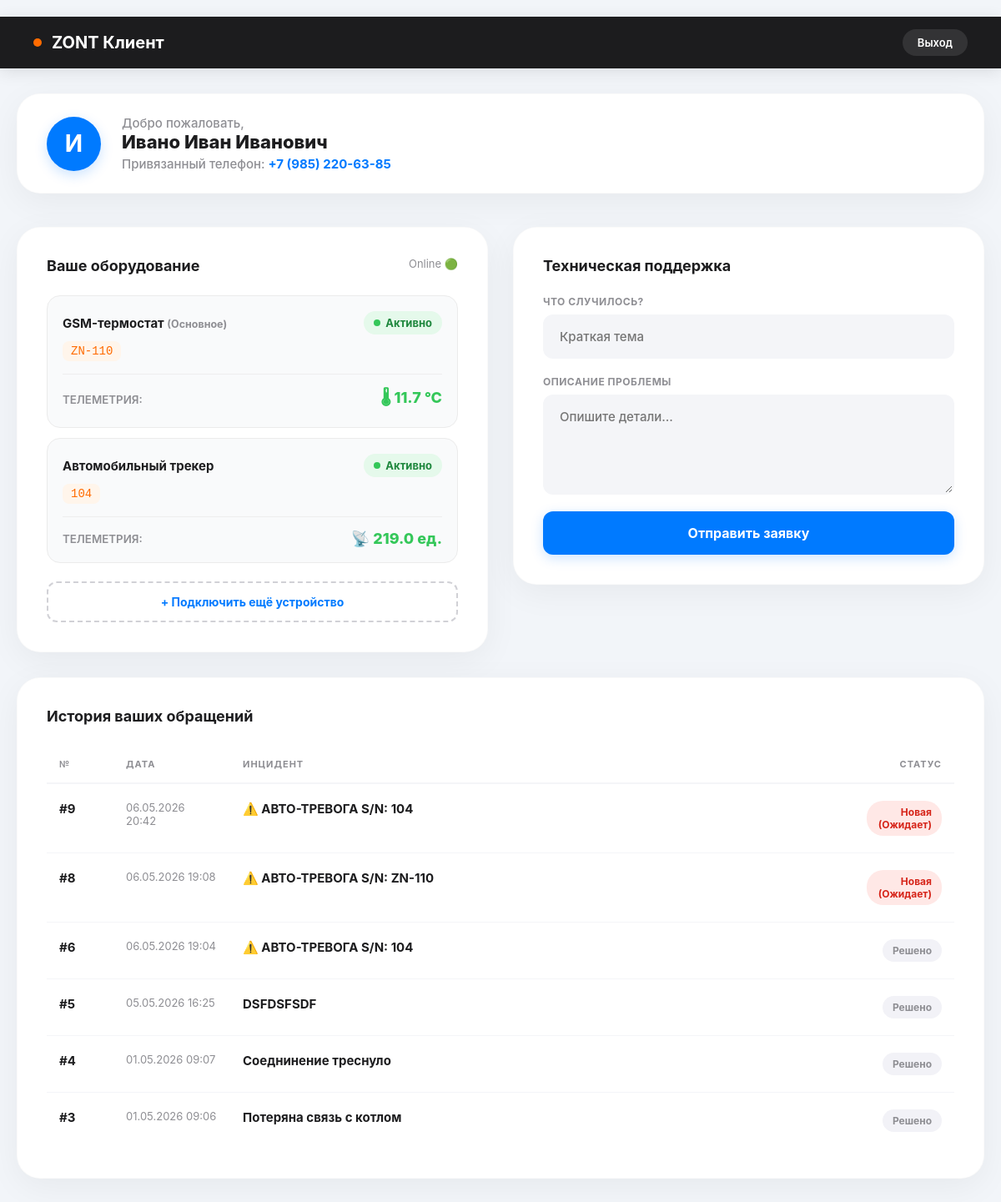
/dashboard/ (signed in), run on the app's committed database.
### monitoring/models.py (models this page shows, shortened)
class Profile(models.Model):
    user = models.OneToOneField(User, on_delete=models.CASCADE)
    fio = models.CharField(max_length=255, verbose_name="ФИО")
    phone = models.CharField(max_length=20, verbose_name="Телефон")
    DEVICE_TYPES = [
        ('thermostat', 'GSM-термостат'),
        ('controller', 'Контроллер отопления'),
        ('tracker', 'Автомобильный трекер'),
        ('security', 'Охранная система'),
    ]
    device_type = models.CharField(max_length=50, choices=DEVICE_TYPES, verbose_name="Тип оборудования")
    serial_number = models.CharField(max_length=100, verbose_name="Серийный номер")
    is_approved = models.BooleanField(default=False, verbose_name="Аккаунт подтвержден")
    last_metric = models.FloatField(null=True, blank=True, verbose_name="Последняя метрика")
    last_metric_time = models.DateTimeField(auto_now=True, null=True)

class ClientDevice(models.Model):
    DEVICE_CHOICES = [
        ('thermostat', 'GSM-термостат'),
        ('controller', 'Контроллер отопления'),
        ('tracker', 'Автомобильный трекер'),
        ('security', 'Охранная система'),
    ]
    user = models.ForeignKey(User, on_delete=models.CASCADE, related_name='additional_devices')
    device_type = models.CharField(max_length=50, choices=DEVICE_CHOICES)
    serial_number = models.CharField(max_length=100, unique=True)
    added_at = models.DateTimeField(auto_now_add=True)
    last_metric = models.FloatField(null=True, blank=True, verbose_name="Последняя метрика")
    last_metric_time = models.DateTimeField(auto_now=True, null=True)

class SupportTicket(models.Model):
    STATUS_CHOICES = [
        ('new', 'Новая (Ожидает)'),
        ('in_progress', 'В работе у инженера'),
        ('resolved', 'Решено'),
    ]
    user = models.ForeignKey(User, on_delete=models.CASCADE, verbose_name="Пользователь")
    title = models.CharField(max_length=200, verbose_name="Краткая суть проблемы")
    description = models.TextField(verbose_name="Подробное описание")
    status = models.CharField(max_length=20, choices=STATUS_CHOICES, default='new', verbose_name="Статус")
    created_at = models.DateTimeField(auto_now_add=True, verbose_name="Дата создания")

### monitoring/views.py (the view, shortened to what this page needs)
# urls.py: path('dashboard/', views.dashboard_view, name='dashboard'),
@login_required(login_url='/')
def dashboard_view(request):
    if request.user.is_superuser:
        return redirect('admin_dashboard')
    try:
        profile = Profile.objects.get(user=request.user)
    except Profile.DoesNotExist:
        messages.error(request, "Профиль оборудования не найден.")
        return redirect('login')
    if not profile.is_approved:
        return render(request, 'not_approved.html')
    user_tickets = SupportTicket.objects.filter(user=request.user).order_by('-created_at')
    return render(request, 'dashboard.html', {'profile': profile, 'tickets': user_tickets})

### templates/dashboard.html (shortened to what this page needs)
﻿<!DOCTYPE html>
<html lang="ru">
<head>
</head>
<body>
    <div class="navbar">
        <h1>ZONT Клиент</h1>
        <a href="{% url 'logout' %}" class="logout-btn">Выход</a>
    </div>
    <div class="container">
        <div class="user-profile-header">
            <div class="user-avatar">
                {{ profile.fio|slice:":1" }}
            </div>
            <div class="user-details">
                <p>Добро пожаловать,</p>
                <h2>{{ profile.fio }}</h2>
                <p>Привязанный телефон: <b>{{ profile.phone }}</b></p>
            </div>
        </div>
        <div class="card">
            <h2>Ваше оборудование <span style="font-size: 13px; font-weight: normal; color: var(--text-muted); float: right;">Online 🟢</span></h2>
            <div class="device-info-list">
                <div style="background: #f9fafb; padding: 18px; border-radius: 16px; margin-bottom: 12px; border: 1px solid #ebebeb;">
                    <div style="display: flex; justify-content: space-between; align-items: center; margin-bottom: 8px;">
                        <strong style="color: var(--text-main); font-size: 15px;">{{ profile.get_device_type_display }} <small style="color:var(--text-muted);">(Основное)</small></strong>
                        <span class="status-badge">Активно</span>
                    </div>
                    <code class="sn-code">{{ profile.serial_number }}</code>
                    {% if profile.last_metric %}
                    <div style="margin-top: 15px; padding-top: 15px; border-top: 1px solid #eee; display: flex; justify-content: space-between; align-items: center;">
                        <small style="color: var(--text-muted); font-weight: 600; text-transform: uppercase;">Телеметрия:</small>
                        {% if profile.device_type == 'thermostat' %}
                            <span style="font-size: 18px; font-weight: 800; color: {% if profile.last_metric < 10 or profile.last_metric > 30 %}var(--danger-red){% else %}var(--success-green){% endif %}">🌡 {{ profile.last_metric }} °C</span>
                        {% else %}
                            <span style="font-size: 18px; font-weight: 800; color: {% if profile.last_metric < 100 or profile.last_metric > 300 %}var(--danger-red){% else %}var(--success-green){% endif %}">📡 {{ profile.last_metric }} ед.</span>
                        {% endif %}
                    </div>
                    {% endif %}
                </div>
                {% for dev in request.user.additional_devices.all %}
                <div style="background: #f9fafb; padding: 18px; border-radius: 16px; margin-bottom: 12px; border: 1px solid #ebebeb;">
                    <div style="display: flex; justify-content: space-between; align-items: center; margin-bottom: 8px;">
                        <strong style="color: var(--text-main); font-size: 15px;">{{ dev.get_device_type_display }}</strong>
                        <span class="status-badge">Активно</span>
                    </div>
                    <code class="sn-code">{{ dev.serial_number }}</code>
                    {% if dev.last_metric %}
                    <div style="margin-top: 15px; padding-top: 15px; border-top: 1px solid #eee; display: flex; justify-content: space-between; align-items: center;">
                        <small style="color: var(--text-muted); font-weight: 600; text-transform: uppercase;">Телеметрия:</small>
                        {% if dev.device_type == 'thermostat' %}
                            <span style="font-size: 18px; font-weight: 800; color: {% if dev.last_metric < 10 or dev.last_metric > 30 %}var(--danger-red){% else %}var(--success-green){% endif %}">🌡 {{ dev.last_metric }} °C</span>
                        {% else %}
                            <span style="font-size: 18px; font-weight: 800; color: {% if dev.last_metric < 100 or dev.last_metric > 300 %}var(--danger-red){% else %}var(--success-green){% endif %}">📡 {{ dev.last_metric }} ед.</span>
                        {% endif %}
                    </div>
                    {% endif %}
                </div>
                {% endfor %}
            </div>
            <button id="btnShowForm" onclick="document.getElementById('addDeviceForm').style.display='block'; this.style.display='none';" style="width: 100%; padding: 14px; background: transparent; color: var(--accent-blue); border: 2px dashed #d1d1d6; border-radius: var(--radius-sm); font-weight: 700; cursor: pointer; margin-top: 10px; font-size: 14px;">+ Подключить ещё устройство</button>
        </div>
        <div class="card">
            <h2>Техническая поддержка</h2>
            <form action="" method="POST">
                <div class="input-group">
                    <label>Что случилось?</label>
                    <input type="text" name="title" placeholder="Краткая тема" required>
                </div>
                <div class="input-group">
                    <label>Описание проблемы</label>
                    <textarea name="description" placeholder="Опишите детали..." required></textarea>
                </div>
                <button type="submit" class="btn-submit">Отправить заявку</button>
            </form>
        </div>
        <div class="card history-card">
            <h2>История ваших обращений</h2>
            {% if tickets %}
            <table>
                <thead>
                    <tr>
                        <th style="width: 80px;">№</th>
                        <th style="width: 140px;">Дата</th>
                        <th>Инцидент</th>
                        <th style="width: 120px; text-align: right;">Статус</th>
                    </tr>
                </thead>
                <tbody>
                    {% for ticket in tickets %}
                    <tr>
                        <td><b>#{{ ticket.id }}</b></td>
                        <td style="color: var(--text-muted); font-size: 13px;">{{ ticket.created_at|date:"d.m.Y H:i" }}</td>
                        <td>
                            <strong>{{ ticket.title }}</strong>
                        </td>
                        <td style="text-align: right;">
                            <span class="badge status-{{ ticket.status }}">{{ ticket.get_status_display }}</span>
                        </td>
                    </tr>
                    {% endfor %}
                </tbody>
            </table>
            {% else %}
            <p style="text-align:center; color:var(--text-muted); padding: 40px;">Активных заявок нет.</p>
            {% endif %}
        </div>
    </div>
</body>
</html>

### templates/dashboard.html (style rules this page uses)
:root { --bg-main: #f2f5f9; --bg-card: #ffffff; --sidebar-bg: #1c1c1e; --text-main: #1d1d1f; --text-muted: #8e8e93; --accent-blue: #007aff; --accent-orange: #ff6b00; --danger-red: #ff3b30; --success-green: #34c759; --radius-lg: 28px; --radius-md: 16px; --radius-sm: 12px; --shadow-card: 0 10px 40px rgba(0,0,0,0.05); }
* { box-sizing: border-box; margin: 0; padding: 0; font-family: -apple-system, BlinkMacSystemFont, 'Segoe UI', Roboto, Helvetica, Arial, sans-serif; }
body { background: var(--bg-main); color: var(--text-main); -webkit-font-smoothing: antialiased; }
.navbar { background-color: var(--sidebar-bg); color: white; padding: 15px 40px; display: flex; justify-content: space-between; align-items: center; box-shadow: 0 4px 20px rgba(0,0,0,0.1); position: sticky; top: 0; z-index: 100; }
.navbar h1 { font-size: 20px; font-weight: 700; display: flex; align-items: center; gap: 12px; }
.navbar h1::before { content: ''; display: block; width: 10px; height: 10px; background: var(--accent-orange); border-radius: 50%; }
.logout-btn { color: white; text-decoration: none; font-weight: 600; font-size: 13px; padding: 8px 18px; background: rgba(255,255,255,0.1); border-radius: 20px; transition: 0.2s; }
.container { max-width: 1200px; margin: 30px auto; padding: 0 20px; display: grid; grid-template-columns: 1fr 1fr; gap: 30px; }
.user-profile-header { grid-column: span 2; background: var(--bg-card); padding: 25px 35px; border-radius: var(--radius-lg); box-shadow: var(--shadow-card); display: flex; align-items: center; gap: 25px; border: 1px solid rgba(0,0,0,0.02); margin-bottom: 10px; }
.user-avatar { width: 65px; height: 65px; background: var(--accent-blue); color: white; border-radius: 50%; display: flex; justify-content: center; align-items: center; font-size: 28px; font-weight: 700; box-shadow: 0 5px 15px rgba(0,122,255,0.2); }
.user-details h2 { font-size: 22px; font-weight: 800; margin-bottom: 4px; }
.user-details p { color: var(--text-muted); font-size: 15px; font-weight: 500; }
.user-details b { color: var(--accent-blue); }
.card { background: var(--bg-card); padding: 35px; border-radius: var(--radius-lg); box-shadow: var(--shadow-card); border: 1px solid rgba(0,0,0,0.02); align-self: start; }
.card h2 { margin-bottom: 25px; color: var(--text-main); font-size: 18px; font-weight: 700; }
.device-info-list { display: flex; flex-direction: column; }
.status-badge { display: inline-flex; align-items: center; gap: 6px; padding: 6px 12px; background: #e5f9eb; color: #1e873d; border-radius: 20px; font-size: 13px; font-weight: 700; }
.status-badge::before { content: ''; width: 8px; height: 8px; background: #34c759; border-radius: 50%; display: block; }
code.sn-code { background: #fff5eb; color: var(--accent-orange); padding: 4px 10px; border-radius: 8px; font-family: monospace; font-size: 14px; display: inline-block; }
.input-group { margin-bottom: 20px; }
.input-group label { display: block; margin-bottom: 8px; font-size: 12px; font-weight: 700; color: var(--text-muted); text-transform: uppercase; letter-spacing: 0.5px; }
.input-group input, .input-group select, .input-group textarea { width: 100%; padding: 15px 18px; border: 2px solid transparent; border-radius: var(--radius-sm); font-size: 15px; font-weight: 500; background: #f4f5f8; color: var(--text-main); outline: none; transition: 0.2s; }
.input-group textarea { resize: vertical; min-height: 120px; }
.btn-submit { width: 100%; padding: 16px; background: var(--accent-blue); color: white; border: none; border-radius: var(--radius-sm); font-size: 16px; font-weight: 700; cursor: pointer; transition: 0.2s; box-shadow: 0 4px 15px rgba(0, 122, 255, 0.2); }
.history-card { grid-column: span 2; }
table { width: 100%; border-collapse: separate; border-spacing: 0; margin-top: 10px; }
th { text-align: left; padding: 15px; color: var(--text-muted); font-size: 11px; font-weight: 700; text-transform: uppercase; letter-spacing: 1px; border-bottom: 2px solid #f4f5f8; }
td { padding: 20px 15px; border-bottom: 1px solid #f4f5f8; font-size: 15px; vertical-align: top; color: var(--text-main); }
tr:last-child td { border-bottom: none; }
.badge { padding: 6px 12px; border-radius: 20px; font-size: 12px; font-weight: 700; display: inline-block; }
.status-new { background: #ffe8e6; color: #d62419; }
.status-resolved { background: #f2f2f7; color: #8e8e93; }

### data on the page
Profile: fio "И", fio "Ивано Иван Иванович", phone "+7 (985) 220-63-85", device_type "GSM-термостат", serial_number "ZN-110", last_metric "11.7"
ClientDevice: device_type "Автомобильный трекер", serial_number "104", last_metric "219.0"
SupportTicket: id "9", created_at "06.05.2026 20:42", title "⚠️ АВТО-ТРЕВОГА S/N: 104", status "Новая (Ожидает)"
SupportTicket: id "8", created_at "06.05.2026 19:08", title "⚠️ АВТО-ТРЕВОГА S/N: ZN-110", status "Новая (Ожидает)"
SupportTicket: id "6", created_at "06.05.2026 19:04", title "⚠️ АВТО-ТРЕВОГА S/N: 104", status "Решено"
SupportTicket: id "5", created_at "05.05.2026 16:25", title "DSFDSFSDF", status "Решено"
SupportTicket: id "4", created_at "01.05.2026 09:07", title "Соеднинение треснуло", status "Решено"
SupportTicket: id "3", created_at "01.05.2026 09:06", title "Потеряна связь с котлом", status "Решено"
